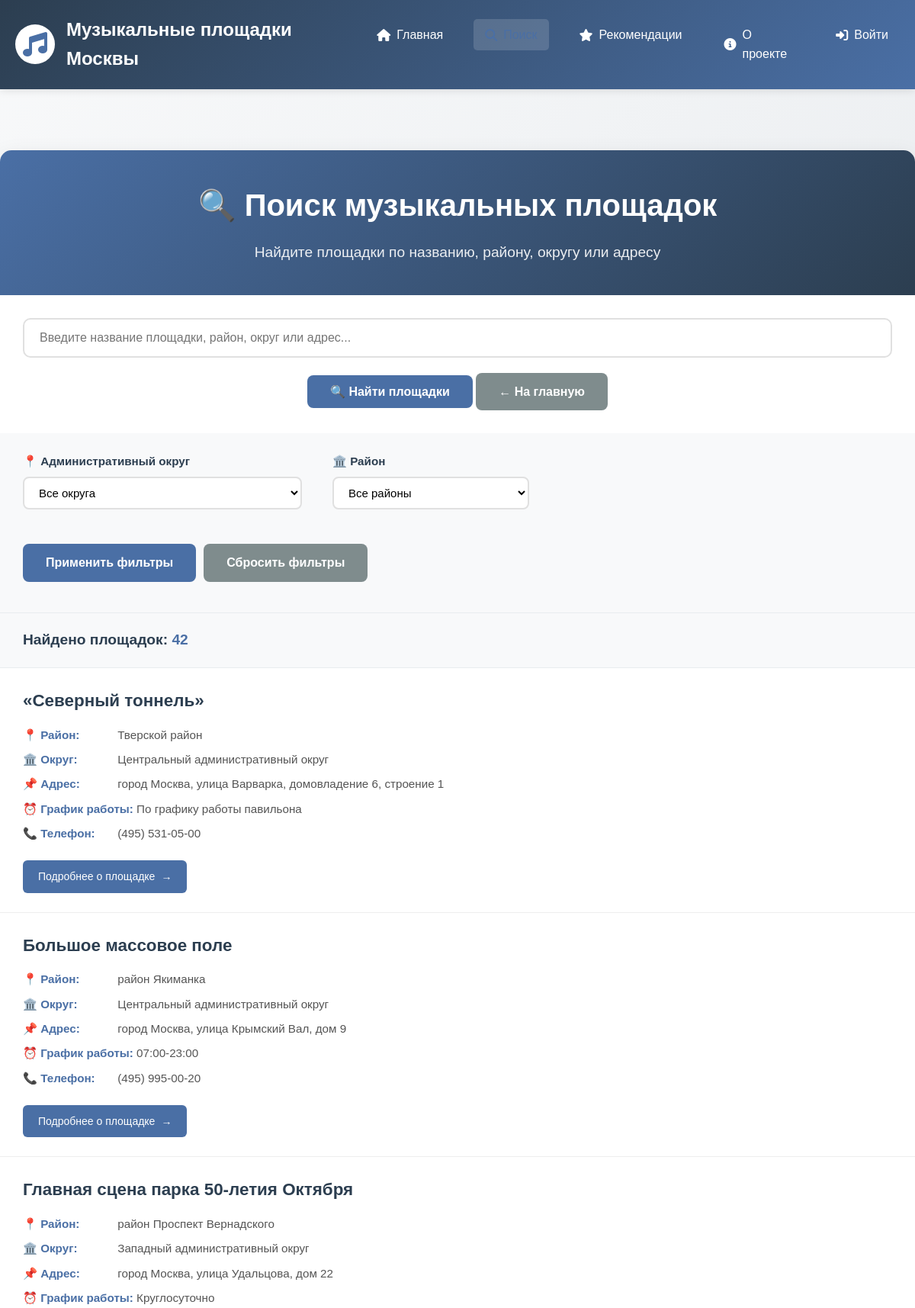
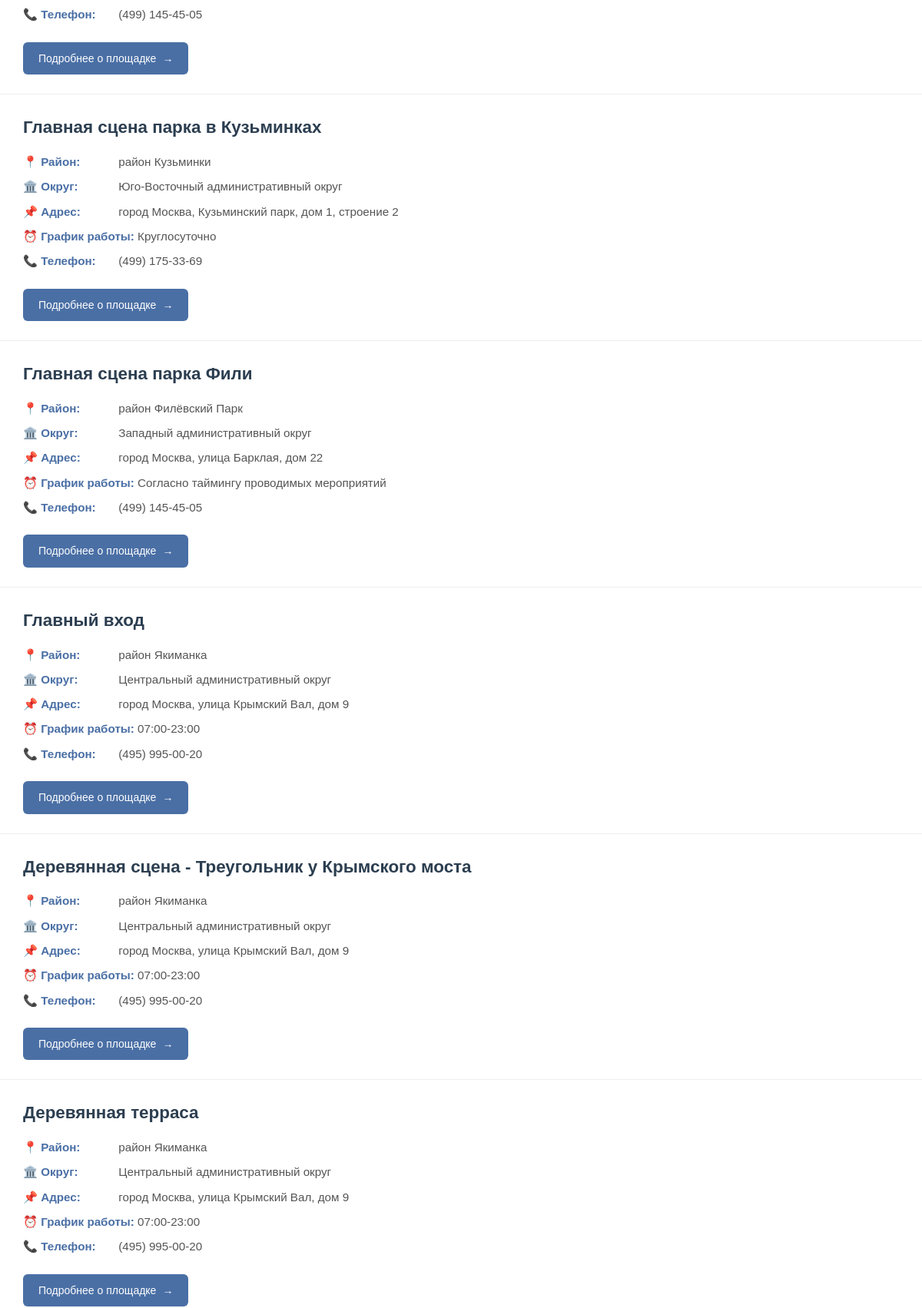
Page /frontend/search.php (upper part) on the committed database (2 pictures, top to bottom).
### tables this page shows
CREATE TABLE `venues` (
  `id` int(11) NOT NULL,
  `name` varchar(255) NOT NULL,
  `description` text DEFAULT NULL,
  `global_id` bigint(20) DEFAULT NULL,
  `adm_area` varchar(100) DEFAULT NULL,
  `district` varchar(100) DEFAULT NULL,
  `lat` decimal(10,7) DEFAULT NULL,
  `lng` decimal(10,7) DEFAULT NULL,
  `address` varchar(500) DEFAULT NULL,
  `location_clarification` varchar(500) DEFAULT NULL,
  `working_hours` varchar(100) DEFAULT NULL,
  `working_hours_clarification` varchar(500) DEFAULT NULL,
  `balance_holder` varchar(255) DEFAULT NULL,
  `balance_holder_phone` varchar(50) DEFAULT NULL,
  `balance_holder_fax` varchar(50) DEFAULT NULL,
  `balance_holder_email` varchar(100) DEFAULT NULL,
  `balance_holder_website` varchar(255) DEFAULT NULL,
  `geo_data` text DEFAULT NULL,
  `geodata_center` text DEFAULT NULL,
  `latitude` decimal(11,8) DEFAULT NULL,
  `longitude` decimal(11,8) DEFAULT NULL,
  `created_at` timestamp NOT NULL DEFAULT current_timestamp()
);

### frontend/search.php (the view, shortened to what this page needs)
<?php
require_once 'header.php';
$host = 'localhost';
$dbname = 'music_venues_db';
$username = 'root';
$password = '';
try {
    $pdo = new PDO("mysql:host=$host;dbname=$dbname;charset=utf8mb4", $username, $password);
    $pdo->setAttribute(PDO::ATTR_ERRMODE, PDO::ERRMODE_EXCEPTION);
} catch (PDOException $e) {
    die("Ошибка подключения к базе данных: " . $e->getMessage());
}
$query = $_GET['query'] ?? '';
$sql = "SELECT * FROM venues WHERE 1=1";
$params = [];
$sql .= " ORDER BY name";
$stmt = $pdo->prepare($sql);
$stmt->execute($params);
$results = $stmt->fetchAll(PDO::FETCH_ASSOC);
?>
</head>
<body>
    <main>
        <div class="search-container">
            <div class="search-header">
                <h1>🔍 Поиск музыкальных площадок</h1>
                <p class="subtitle">Найдите площадки по названию, району, округу или адресу</p>
            </div>
            <div class="search-box">
                <form method="GET" action="">
                    <input type="text" name="query" class="search-input"
                           placeholder="Введите название площадки, район, округ или адрес..."
                           value="<?php echo htmlspecialchars($query); ?>">
                    <div style="text-align: center; margin-top: 20px;">
                        <button type="submit" class="btn">🔍 Найти площадки</button>
                        <a href="index.php" class="btn btn-secondary">← На главную</a>
                    </div>
                </form>
            </div>
            <div class="filters">
                <form method="GET" action="" class="filters-form">
                    <div class="filter-group">
                        <label>📍 Административный округ</label>
                        <select name="area" class="filter-select">
                            <option value="">Все округа</option>
                        </select>
                    </div>
                    <div class="filter-group">
                        <label>🏛️ Район</label>
                        <select name="district" class="filter-select">
                            <option value="">Все районы</option>
                    </select>
                    </div>
                    <div class="filter-group filter-buttons">
                        <button type="submit" class="btn">Применить фильтры</button>
                        <a href="search.php" class="btn btn-secondary">Сбросить фильтры</a>
                    </div>
                </form>
            </div>
            <div class="results-count">
                Найдено площадок: <span style="color: #4a6fa5;"><?php echo count($results); ?></span>
            </div>
            <div>
                <?php if (empty($results)): ?>
                    <div class="no-results">
                        <span class="emoji">😕</span>
                        <h3>Ничего не найдено</h3>
                        <p>Попробуйте изменить критерии поиска или используйте другие ключевые слова</p>
                        <div style="margin-top: 20px;">
                            <a href="search.php" class="btn">Сбросить поиск</a>
                            <a href="index.php" class="btn btn-secondary">Вернуться на главную</a>
                        </div>
                    </div>
                <?php else: ?>
                    <?php foreach ($results as $venue): ?>
                        <div class="venue-card">
                            <h3 class="venue-name"><?php echo htmlspecialchars($venue['name']); ?></h3>
                            <p class="venue-info">
                                <strong>📍 Район:</strong> <?php echo htmlspecialchars($venue['district']); ?>
                            </p>
                            <p class="venue-info">
                                <strong>🏛️ Округ:</strong> <?php echo htmlspecialchars($venue['adm_area']); ?>
                            </p>
                            <p class="venue-info">
                                <strong>📌 Адрес:</strong> <?php echo htmlspecialchars($venue['address']); ?>
                            </p>
                            <?php if ($venue['working_hours']): ?>
                                <p class="venue-info">
                                    <strong>⏰ График работы:</strong> <?php echo htmlspecialchars($venue['working_hours']); ?>
                                </p>
                            <?php endif; ?>
                            <?php if ($venue['balance_holder_phone']): ?>
                                <p class="venue-info">
                                    <strong>📞 Телефон:</strong> <?php echo htmlspecialchars($venue['balance_holder_phone']); ?>
                                </p>
                            <?php endif; ?>
                            <a href="venue_detail.php?id=<?php echo $venue['id']; ?>" class="btn-details">
                                Подробнее о площадке
                            </a>
                        </div>
                    <?php endforeach; ?>
                <?php endif; ?>
            </div>
        </div>
    </main>
<?php require_once 'footer.php'; ?>

### frontend/header.php (style rules this page uses)
* { margin: 0; padding: 0; box-sizing: border-box; }
body { font-family: 'Arial', sans-serif; background: linear-gradient(135deg, #f8f9fa 0%, #e9ecef 100%); color: #333; line-height: 1.6; min-height: 100vh; display: flex; flex-direction: column; }
main { padding: 60px 0; flex: 1; }

### frontend/search.php (style rules this page uses)
.search-container { max-width: 1200px; margin: 20px auto; background: white; border-radius: 15px; overflow: hidden; box-shadow: 0 10px 30px rgba(0,0,0,0.1); }
.search-header { background: linear-gradient(135deg, #4a6fa5 0%, #2c3e50 100%); color: white; padding: 40px 30px; text-align: center; }
.search-header h1 { margin-bottom: 15px; font-size: 2.5em; font-weight: 700; }
.subtitle { font-size: 1.2em; opacity: 0.9; max-width: 600px; margin: 0 auto; }
.search-box { padding: 30px; background: white; }
.search-input { width: 100%; padding: 15px 20px; border: 2px solid #e0e0e0; border-radius: 10px; font-size: 16px; transition: all 0.3s; }
.btn { padding: 12px 30px; background: #4a6fa5; color: white; border: none; border-radius: 8px; cursor: pointer; font-size: 16px; font-weight: 600; transition: all 0.3s; text-decoration: none; display: inline-block; text-align: center; }
.btn-secondary { background: #7f8c8d; }
.btn-details { padding: 10px 20px; background: #4a6fa5; color: white; text-decoration: none; border-radius: 6px; font-size: 14px; font-weight: 500; display: inline-flex; align-items: center; gap: 8px; transition: all 0.3s; margin-top: 15px; }
.btn-details::after { content: "→"; font-weight: bold; }
.results-count { padding: 20px 30px; background: #f8f9fa; font-size: 1.2em; color: #2c3e50; font-weight: bold; border-bottom: 1px solid #e9ecef; }
.venue-card { padding: 25px 30px; border-bottom: 1px solid #eee; transition: background-color 0.3s; }
.venue-name { color: #2c3e50; font-size: 1.4em; margin-bottom: 15px; font-weight: 600; }
.venue-info { color: #555; margin-bottom: 8px; font-size: 0.95em; }
.venue-info strong { color: #4a6fa5; font-weight: 600; min-width: 120px; display: inline-block; }
.filters { background: #f8f9fa; padding: 25px 30px; margin: 0; border-bottom: 1px solid #e9ecef; }
.filter-group { display: inline-block; margin-right: 20px; margin-bottom: 15px; }
.filter-group label { display: block; margin-bottom: 8px; font-weight: 600; color: #2c3e50; font-size: 0.95em; }
.filter-select { padding: 10px 15px; border: 2px solid #e0e0e0; border-radius: 8px; min-width: 250px; font-size: 15px; background: white; transition: all 0.3s; }
.filters-form { display: flex; flex-wrap: wrap; align-items: flex-end; gap: 20px; }
.filter-buttons { margin-top: 10px; display: flex; gap: 10px; }

### rows in the picture
venues: name "«Северный тоннель»", district "Тверской район", adm_area "Центральный административный округ", address "город Москва, улица Варварка, домовладение 6, строение 1", working_hours "По графику работы павильона", balance_holder_phone "(495) 531-05-00"
venues: name "Большое массовое поле", district "район Якиманка", adm_area "Центральный административный округ", address "город Москва, улица Крымский Вал, дом 9", working_hours "07:00-23:00", balance_holder_phone "(495) 995-00-20"
venues: name "Главная сцена парка 50-летия Октября", district "район Проспект Вернадского", adm_area "Западный административный округ", address "город Москва, улица Удальцова, дом 22", working_hours "Круглосуточно", balance_holder_phone "(499) 145-45-05"
venues: name "Главная сцена парка в Кузьминках", district "район Кузьминки", adm_area "Юго-Восточный административный округ", address "город Москва, Кузьминский парк, дом 1, строение 2", working_hours "Круглосуточно", balance_holder_phone "(499) 175-33-69"
venues: name "Главная сцена парка Фили", district "район Филёвский Парк", adm_area "Западный административный округ", address "город Москва, улица Барклая, дом 22", working_hours "Согласно таймингу проводимых мероприятий", balance_holder_phone "(499) 145-45-05"
venues: name "Главный вход", district "район Якиманка", adm_area "Центральный административный округ", address "город Москва, улица Крымский Вал, дом 9", working_hours "07:00-23:00", balance_holder_phone "(495) 995-00-20"
venues: name "Деревянная сцена - Треугольник у Крымского моста", district "район Якиманка", adm_area "Центральный административный округ", address "город Москва, улица Крымский Вал, дом 9", working_hours "07:00-23:00", balance_holder_phone "(495) 995-00-20"
venues: name "Деревянная терраса", district "район Якиманка", adm_area "Центральный административный округ", address "город Москва, улица Крымский Вал, дом 9", working_hours "07:00-23:00", balance_holder_phone "(495) 995-00-20"

### other values in the picture
count($results) "42"
